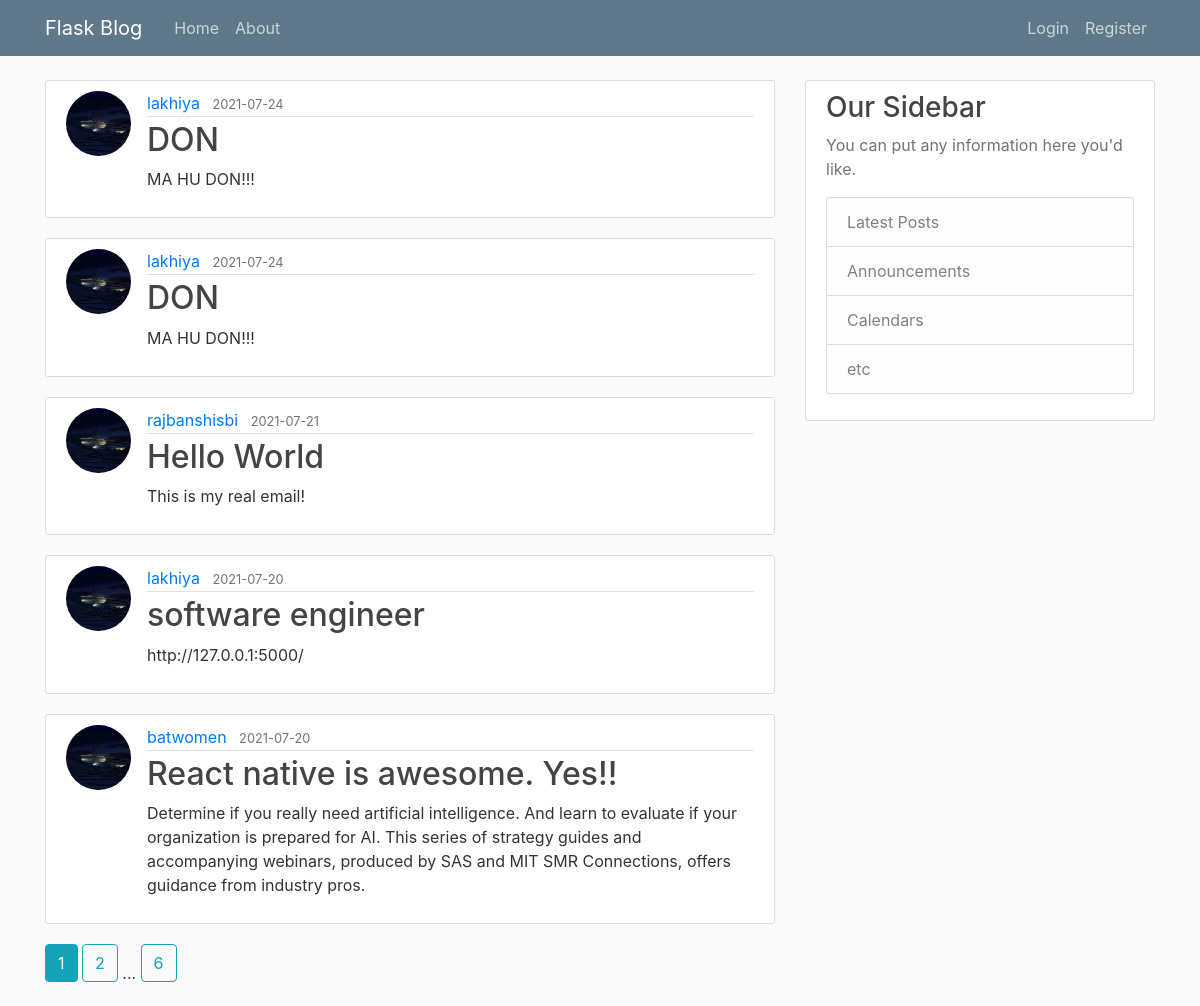
The page /home on the database its author committed.
### flaskblog/models.py (models this page shows, shortened)
class Post(db.Model):
    id = db.Column(db.Integer, primary_key=True)
    title = db.Column(db.String(100), nullable=False)
    date_posted = db.Column(db.DateTime, nullable=False, default=datetime.utcnow)
    content = db.Column(db.Text, nullable=False)
    user_id = db.Column(db.Integer, db.ForeignKey('user.id'), nullable=False)

class User(db.Model, UserMixin):
    id = db.Column(db.Integer, primary_key=True)
    username = db.Column(db.String(20), unique=True, nullable=False)
    email = db.Column(db.String(120), unique=True, nullable=False)
    image_file = db.Column(db.String(20), nullable=False, default='default.jpg')
    password = db.Column(db.String(60), nullable=False)
    posts = db.relationship('Post', backref='author', lazy=True)

### flaskblog/main/routes.py (the view)
@main.route("/")
@main.route("/home")
def home():
    page = request.args.get('page', 1, type=int)
    posts = Post.query.order_by(Post.date_posted.desc()).paginate(page=page, per_page=5)
    return render_template('home.html', posts=posts)

### flaskblog/templates/home.html
{% extends "layout.html" %}
{% block content %}
    {% for post in posts.items %}
        <article class="media content-section">
          <img class='rounded-circle article-img' src="{{ url_for('static', filename='profile_pics/' + post.author.image_file) }}">
          <div class="media-body">
            <div class="article-metadata">
              <a class="mr-2" href="{{ url_for('users.user_posts', username=post.author.username) }}">{{ post.author.username }}</a>
              <small class="text-muted">{{ post.date_posted.strftime('%Y-%m-%d') }}</small>
            </div>
            <h2><a class="article-title" href="{{ url_for('posts.post', post_id=post.id) }}">{{ post.title }}</a></h2>
            <p class="article-content">{{ post.content }}</p>
          </div>
        </article>
    {% endfor %}
    {% for page_num in posts.iter_pages(left_edge=1, right_edge=1, left_current=1, right_current=2) %}
        {% if page_num %}
          {% if posts.page == page_num %}
            <a class="btn btn-info mb-4" href="{{ url_for('main.home', page=page_num) }}">{{ page_num }}</a>
          {% else %}
            <a class="btn btn-outline-info mb-4" href="{{ url_for('main.home', page=page_num) }}">{{ page_num }}</a>
          {% endif %}
        {% else %}
          ...
        {% endif %}
    {% endfor %}
{% endblock content %}

### flaskblog/templates/layout.html (shortened to what this page needs)
<!DOCTYPE html>
<html>
<head>
    <link rel="stylesheet" href="https://maxcdn.bootstrapcdn.com/bootstrap/4.0.0/css/bootstrap.min.css">
    <link rel="stylesheet" type="text/css" href="{{ url_for('static', filename='main.css') }}">
</head>
<body>
    <header class="site-header">
      <nav class="navbar navbar-expand-md navbar-dark bg-steel fixed-top">
        <div class="container">
          <a class="navbar-brand mr-4" href="/">Flask Blog</a>
          <div class="collapse navbar-collapse" id="navbarToggle">
            <div class="navbar-nav mr-auto">
              <a class="nav-item nav-link" href="{{ url_for('main.home') }}">Home</a>
              <a class="nav-item nav-link" href="{{ url_for('main.about') }}">About</a>
            </div>
            <div class="navbar-nav">
              {% if current_user.is_authenticated %}
                <a class="nav-item nav-link" href="{{ url_for('posts.new_post') }}">New Post</a>
                <a class="nav-item nav-link" href="{{ url_for('users.account') }}">Account</a>
                <a class="nav-item nav-link" href="{{ url_for('users.logout') }}">Logout</a>
              {% else %}
                <a class="nav-item nav-link" href="{{ url_for('users.login') }}">Login</a>
                <a class="nav-item nav-link" href="{{ url_for('users.register') }}">Register</a>
              {% endif %}
            </div>
          </div>
        </div>
      </nav>
    </header>
    <main role="main" class="container">
      <div class="row">
        <div class="col-md-8">
          {% block content %}{% endblock %}
        </div>
        <div class="col-md-4">
          <div class="content-section">
            <h3>Our Sidebar</h3>
            <p class='text-muted'>You can put any information here you'd like.
              <ul class="list-group">
                <li class="list-group-item list-group-item-light">Latest Posts</li>
                <li class="list-group-item list-group-item-light">Announcements</li>
                <li class="list-group-item list-group-item-light">Calendars</li>
                <li class="list-group-item list-group-item-light">etc</li>
              </ul>
            </p>
          </div>
        </div>
      </div>
    </main>
</body>
</html>

### flaskblog/static/main.css (style rules this page uses)
body { background: #fafafa; color: #333333; margin-top: 5rem; }
h1, h2, h3, h4, h5, h6 { color: #444444; }
.bg-steel { background-color: #5f788a; }
.site-header .navbar-nav .nav-link { color: #cbd5db; }
.content-section { background: #ffffff; padding: 10px 20px; border: 1px solid #dddddd; border-radius: 3px; margin-bottom: 20px; }
.article-title { color: #444444; }
.article-content { white-space: pre-line; }
.article-img { height: 65px; width: 65px; margin-right: 16px; }
.article-metadata { padding-bottom: 1px; margin-bottom: 4px; border-bottom: 1px solid #e3e3e3 }

### rows shown on the page
Post: image_file (placeholder picture), author.username "lakhiya", date_posted "2021-07-24", title "DON", content "MA HU DON!!!"
Post: image_file (placeholder picture), author.username "lakhiya", date_posted "2021-07-24", title "DON", content "MA HU DON!!!"
Post: image_file (placeholder picture), author.username "rajbanshisbi", date_posted "2021-07-21", title "Hello World", content "This is my real email!"
Post: image_file (placeholder picture), author.username "lakhiya", date_posted "2021-07-20", title "software engineer", content "http://127.0.0.1:5000/"
Post: image_file (placeholder picture), author.username "batwomen", date_posted "2021-07-20", title "React native is awesome. Yes!!", content "Determine if you really need artificial intelligence. And learn to evaluate if your organization is prepared for AI. This series of strategy guides and accompanying webinars, produced by SAS and MIT SMR Connections, offers guidance from industry pros."

### other values the page prints
{{ page_num }} "1"
{{ page_num }} "2" "6"
